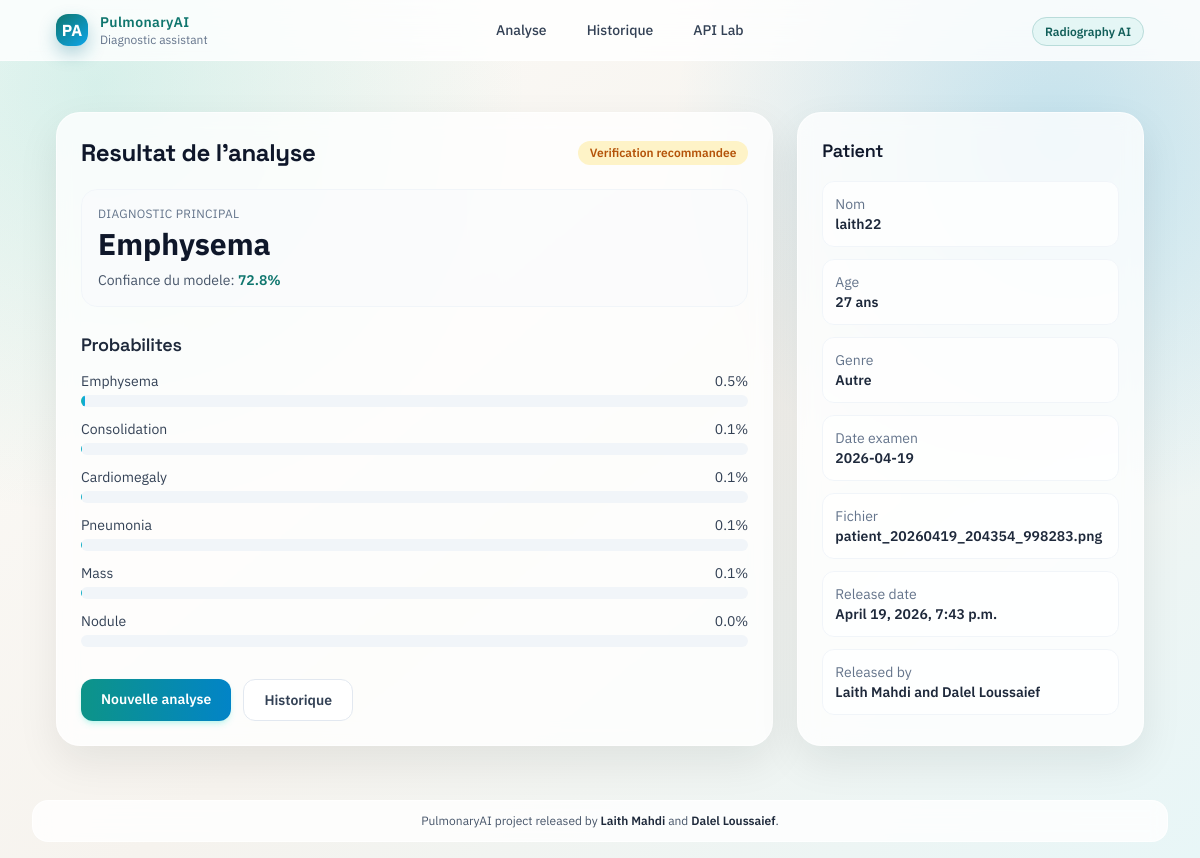
Page /diagnosis/result/4/ on the committed database.
### diagnosis/models.py (models this page shows, shortened)
class Diagnosis(models.Model):
    patient_name = models.CharField(max_length=200)
    patient_age = models.IntegerField()
    patient_gender = models.CharField(
        max_length=1,
        choices=[('M', 'Masculin'), ('F', 'Féminin'), ('O', 'Autre')]
    )
    clinical_notes = models.TextField(blank=True, null=True)
    xray_image = models.ImageField(upload_to=upload_to_patient)
    upload_date = models.DateTimeField(auto_now_add=True)
    ai_prediction = models.CharField(max_length=100, blank=True)
    confidence = models.FloatField(null=True, blank=True)
    all_probabilities = models.JSONField(default=dict, blank=True)
    validated = models.BooleanField(default=False)
    validated_by = models.ForeignKey(
        User,
        on_delete=models.SET_NULL,
        null=True,
        blank=True
    )
    validation_date = models.DateTimeField(null=True, blank=True)
    final_diagnosis = models.TextField(blank=True)
    class Meta:
        ordering = ['-upload_date']
        verbose_name_plural = "Diagnoses"

### diagnosis/views.py (the view, shortened to what this page needs)
# urls.py: path('result/', views.result_page, name='result_page'),
def result_page(request, pk=None):
    if pk is not None:
        try:
            diagnosis = Diagnosis.objects.filter(pk=pk).first()
        except (OperationalError, ProgrammingError):
            diagnosis = None
        if diagnosis:
            context = {
                'title': 'Résultats',
                'patient_name': diagnosis.patient_name,
                'patient_age': diagnosis.patient_age,
                'patient_gender': diagnosis.patient_gender,
                'exam_date': diagnosis.upload_date.strftime('%Y-%m-%d'),
                'prediction': diagnosis.ai_prediction,
                'confidence': diagnosis.confidence,
                'all_probabilities': diagnosis.all_probabilities,
                'top_3': [],
                'is_confident': True,
                'file_name': os.path.basename(diagnosis.xray_image.name),
                'timestamp': diagnosis.upload_date.isoformat(),
                'release_date': diagnosis.upload_date,
                'released_by': 'Laith Mahdi and Dalel Loussaief'
            }
            return render(request, 'result.html', context)

### diagnosis/templates/result.html (shortened to what this page needs)
{% extends 'base.html' %} {% block content %}
<section class="grid gap-6 lg:grid-cols-3">
  <div class="glass rounded-3xl p-6 lg:col-span-2">
    <div class="mb-5 flex items-center justify-between gap-3">
      <h1 class="text-2xl font-bold text-slate-900">Resultat de l'analyse</h1>
      <span
        class="rounded-full px-3 py-1 text-xs font-semibold {% if prediction == 'Normal' %}bg-emerald-100 text-emerald-700{% else %}bg-amber-100 text-amber-700{% endif %}"
      >
        {% if prediction == 'Normal' %}Etat stable{% else %}Verification
        recommandee{% endif %}
      </span>
    </div>
    <div class="rounded-2xl border border-slate-100 bg-slate-50/60 p-4">
      <p class="text-xs uppercase tracking-wide text-slate-500">
        Diagnostic principal
      </p>
      <p class="mt-1 text-3xl font-bold text-slate-900">
        {{ prediction|default:"Nodule" }}
      </p>
      <p class="mt-2 text-sm text-slate-600">
        Confiance du modele:
        <span class="font-semibold text-teal-700"
          >{{ confidence|floatformat:1|default:"95.0" }}%</span
        >
      </p>
    </div>
    <div class="mt-6">
      <h2 class="mb-3 text-lg font-semibold text-slate-800">Probabilites</h2>
      {% if all_probabilities %}
        {% for pathology, prob in all_probabilities.items %}
          {% if forloop.counter <= 6 %}
            <div class="mb-3">
              <div class="mb-1 flex justify-between text-sm text-slate-700">
                <span>{{ pathology }}</span>
                <span>{{ prob|floatformat:1 }}%</span>
              </div>
              <div class="h-3 overflow-hidden rounded-full bg-slate-100">
                <div
                  class="js-prob-fill h-full rounded-full bg-gradient-to-r from-teal-500 to-sky-500"
                  data-width="{{ prob }}"
                ></div>
              </div>
            </div>
          {% endif %}
        {% endfor %}
      {% else %}
      <p class="text-sm text-slate-500">
        Les details de probabilites ne sont pas disponibles pour cette
        prediction.
      </p>
      {% endif %}
    </div>
    <div class="mt-8 flex flex-wrap gap-3">
      <a
        href="{% url 'diagnosis:upload_page' %}"
        class="rounded-xl bg-gradient-to-r from-teal-600 to-sky-600 px-5 py-2.5 text-sm font-semibold text-white shadow-md shadow-teal-300/30 transition hover:-translate-y-0.5"
        >Nouvelle analyse</a
      >
      <a
        href="{% url 'diagnosis:history' %}"
        class="rounded-xl border border-slate-200 bg-white px-5 py-2.5 text-sm font-semibold text-slate-700 transition hover:border-teal-300 hover:text-teal-700"
        >Historique</a
      >
    </div>
  </div>
  <aside class="glass rounded-3xl p-6">
    <h2 class="mb-4 text-lg font-semibold text-slate-900">Patient</h2>
    <dl class="space-y-3 text-sm">
      <div class="rounded-xl border border-slate-100 bg-white/70 p-3">
        <dt class="text-slate-500">Nom</dt>
        <dd class="font-semibold text-slate-800">
          {{ patient_name|default:"Patient Test" }}
        </dd>
      </div>
      <div class="rounded-xl border border-slate-100 bg-white/70 p-3">
        <dt class="text-slate-500">Age</dt>
        <dd class="font-semibold text-slate-800">
          {{ patient_age|default:"45" }} ans
        </dd>
      </div>
      <div class="rounded-xl border border-slate-100 bg-white/70 p-3">
        <dt class="text-slate-500">Genre</dt>
        <dd class="font-semibold text-slate-800">
          {% if patient_gender == 'M' %}Homme {% elif patient_gender == 'F'
          %}Femme {% elif patient_gender == 'O' %}Autre {% else %}Non spécifié
          {% endif %}
        </dd>
      </div>
      <div class="rounded-xl border border-slate-100 bg-white/70 p-3">
        <dt class="text-slate-500">Date examen</dt>
        <dd class="font-semibold text-slate-800">
          {{ exam_date|default:timestamp|slice:":10" }}
        </dd>
      </div>
      <div class="rounded-xl border border-slate-100 bg-white/70 p-3">
        <dt class="text-slate-500">Fichier</dt>
        <dd class="break-all font-semibold text-slate-800">
          {{ file_name|default:"Image analysee" }}
        </dd>
      </div>
      <div class="rounded-xl border border-slate-100 bg-white/70 p-3">
        <dt class="text-slate-500">Release date</dt>
        <dd class="font-semibold text-slate-800">
          {{ release_date|default:timestamp|slice:":16" }}
        </dd>
      </div>
      <div class="rounded-xl border border-slate-100 bg-white/70 p-3">
        <dt class="text-slate-500">Released by</dt>
        <dd class="font-semibold text-slate-800">
          {{ released_by|default:"Laith Mahdi and Dalel Loussaief" }}
        </dd>
      </div>
    </dl>
  </aside>
</section>
{% endblock %}

### diagnosis/templates/base.html (style rules this page uses)
:root { --ink: #0d1b1e; --teal: #0f766e; --teal-soft: #14b8a6; --sky: #0ea5e9; --cream: #f6f3ee; --sun: #f59e0b; }
* { box-sizing: border-box; }
body { margin: 0; min-height: 100vh; color: var(--ink); font-family: "IBM Plex Sans", sans-serif; background: radial-gradient( circle at 8% 10%, rgba(20, 184, 166, 0.16), transparent 32% ), radial-gradient( circle at 88% 16%, rgba(14, 165, 233, 0.22), transparent 30% ), linear-gradient(140deg, #fdfcf9 0%, var(--cream) 52%, #e8f6f7 100%); }
h1, h2, h3, h4 { font-family: "Space Grotesk", sans-serif; letter-spacing: -0.015em; }
.glass { background: rgba(255, 255, 255, 0.78); backdrop-filter: blur(10px); border: 1px solid rgba(255, 255, 255, 0.6); box-shadow: 0 16px 42px rgba(13, 27, 30, 0.08); }

### rows in the picture
Diagnosis: ai_prediction "Emphysema", confidence "72.8", patient_name "laith22", upload_date "April 19, 2026, 7:43 p.m."

### other values in the picture
{{ pathology }} "Emphysema" "Consolidation" "Cardiomegaly" "Pneumonia" "Mass" "Nodule"
{{ prob|floatformat:1 }} "0.5" "0.1" "0.1" "0.1" "0.1" "0.0"
{{ patient_age|default:"45" }} "27"
{{ exam_date|default:timestamp|slice:":10" }} "2026-04-19"
{{ file_name|default:"Image analysee" }} "patient_20260419_204354_998283.png"
{{ released_by|default:"Laith Mahdi and Dalel Loussaief" }} "Laith Mahdi and Dalel Loussaief"
